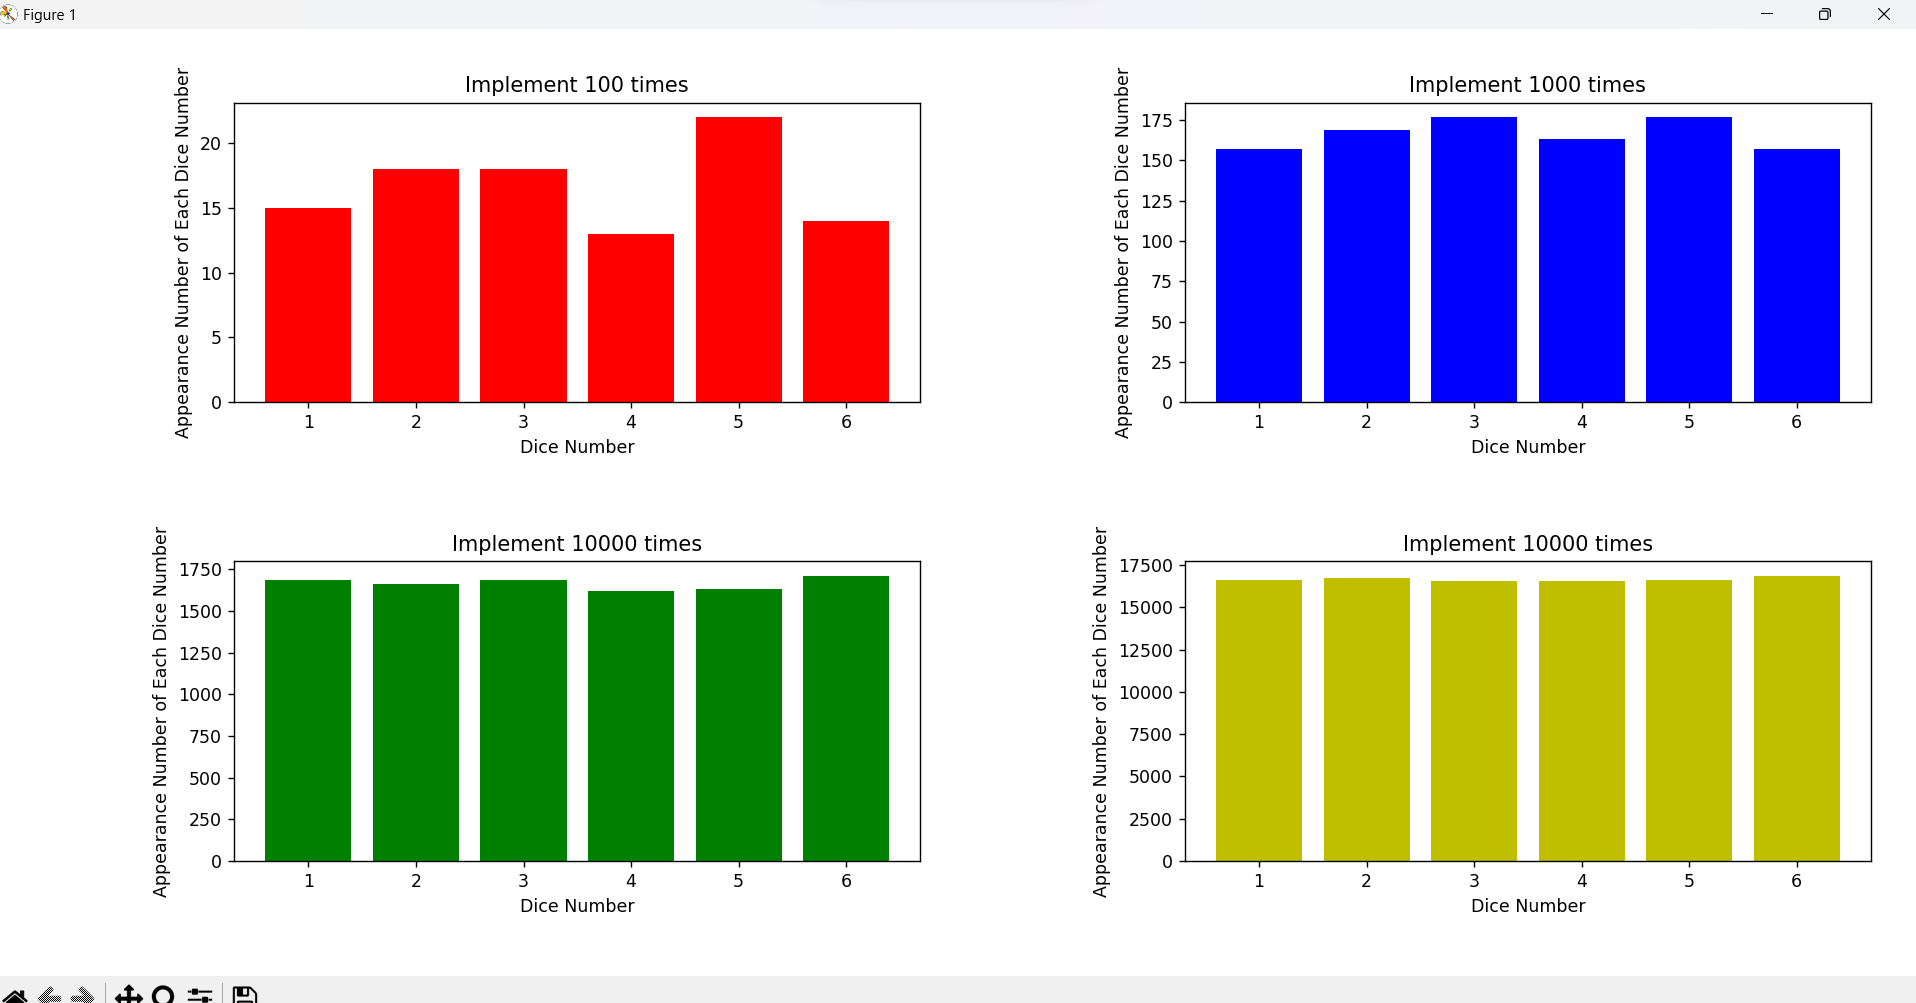

Here is the Python script that generated this plot:
def main():
    import random
    import matplotlib.pyplot as plt
    r1=[]
    r2=[]
    r3=[]
    r4=[]
    for i in range (100):
        r=random.randint(1,6)
        r1.append(r)
    for i in range (1000):
        r=random.randint(1,6)
        r2.append(r)
    for i in range (10000):
        r=random.randint(1,6)
        r3.append(r)
    for i in range (100000):
        r=random.randint(1,6)
        r4.append(r)

    r1_n=[]
    r2_n=[]
    r3_n=[]
    r4_n=[]
    for i in range(6):
        r1_n.append(r1.count(i+1))
    for i in range(6):
        r2_n.append(r2.count(i+1))
    for i in range(6):
        r3_n.append(r3.count(i+1))
    for i in range(6):
        r4_n.append(r4.count(i+1))

    f=open('q2.csv','w',encoding='ANSI')
    f.write("시행횟수, 숫자1, 숫자2, 숫자3, 숫자4,숫자5,숫자6\n")
    f.write("{},{},{},{},{},{},{}\n".format("100번",r1_n[0],r1_n[1],r1_n[2],r1_n[3],r1_n[4],r1_n[5]))
    f.write("{},{},{},{},{},{},{}\n".format("1000번",r2_n[0],r2_n[1],r2_n[2],r2_n[3],r2_n[4],r2_n[5]))
    f.write("{},{},{},{},{},{},{}\n".format("10000번",r3_n[0],r3_n[1],r3_n[2],r3_n[3],r3_n[4],r3_n[5]))
    f.write("{},{},{},{},{},{},{}\n".format("100000번",r4_n[0],r4_n[1],r4_n[2],r4_n[3],r4_n[4],r4_n[5]))
    f.close()
            
    k=6
    X=[1,2,3,4,5,6]
    plt.subplot(2,2,1)
    plt.hist(r1,bins=range(1,k+2),color='r',rwidth=0.8, align='left')
    plt.xticks(X)
    plt.xlabel('Dice Number')
    plt.ylabel('Appearance Number of Each Dice Number')
    plt.title('Implement 100 times')

    plt.subplot(2,2,2)
    plt.hist(r2,bins=range(1,k+2),color='b',rwidth=0.8, align='left')
    plt.xticks(X)
    plt.xlabel('Dice Number')
    plt.ylabel('Appearance Number of Each Dice Number')
    plt.title('Implement 1000 times')

    plt.subplot(2,2,3)
    plt.hist(r3,bins=range(1,k+2),color='g',rwidth=0.8, align='left')
    plt.xticks(X)
    plt.xlabel('Dice Number')
    plt.ylabel('Appearance Number of Each Dice Number')
    plt.title('Implement 10000 times')

    plt.subplot(2,2,4)
    plt.hist(r4,bins=range(1,k+2),color='y',rwidth=0.8, align='left')
    plt.xticks(X)
    plt.xlabel('Dice Number')
    plt.ylabel('Appearance Number of Each Dice Number')
    plt.title('Implement 10000 times')
    plt.tight_layout()
    plt.show()

if __name__ == '__main__':
    main()
